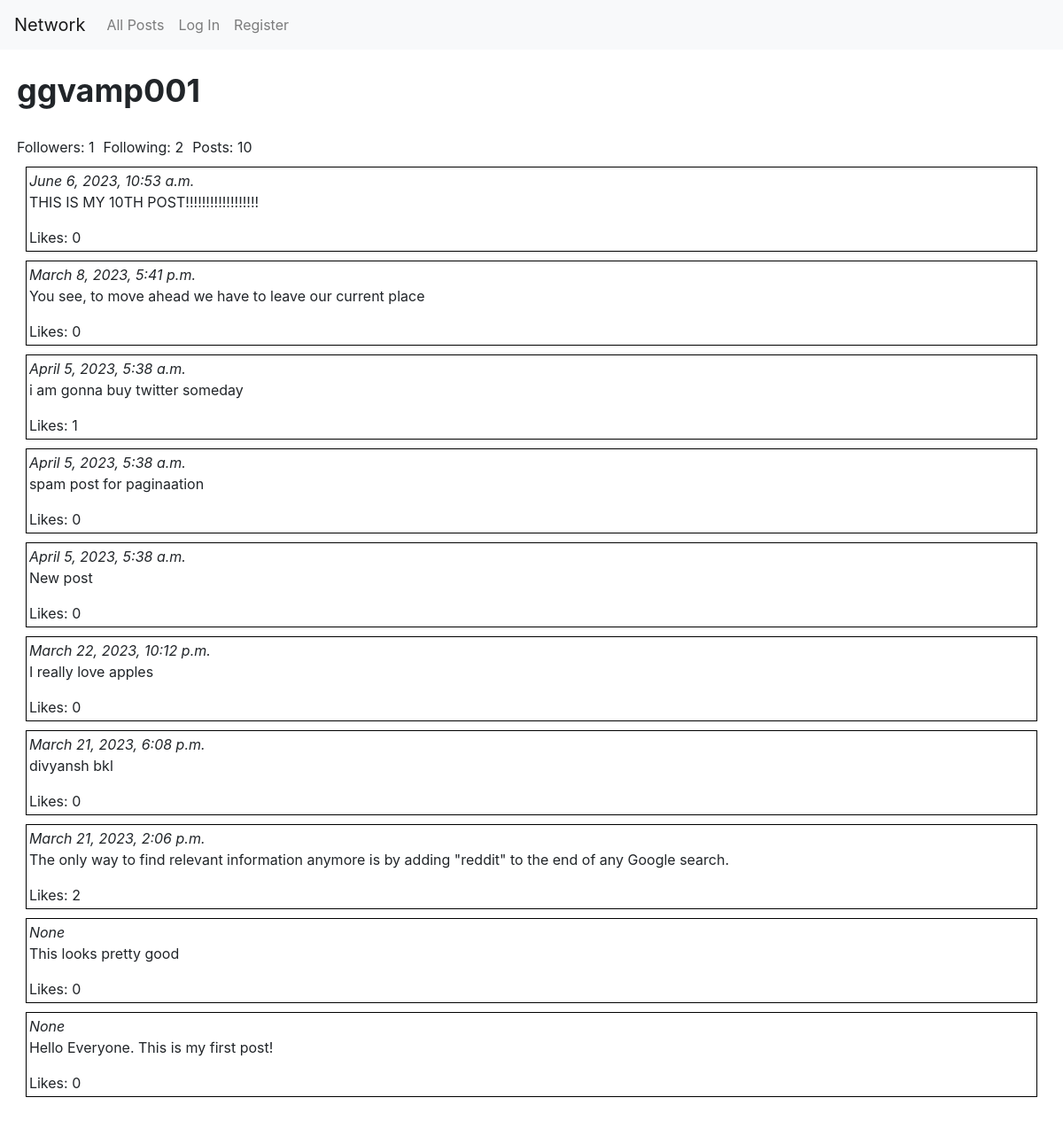
Before: /user/ggvamp001 with the older database file.
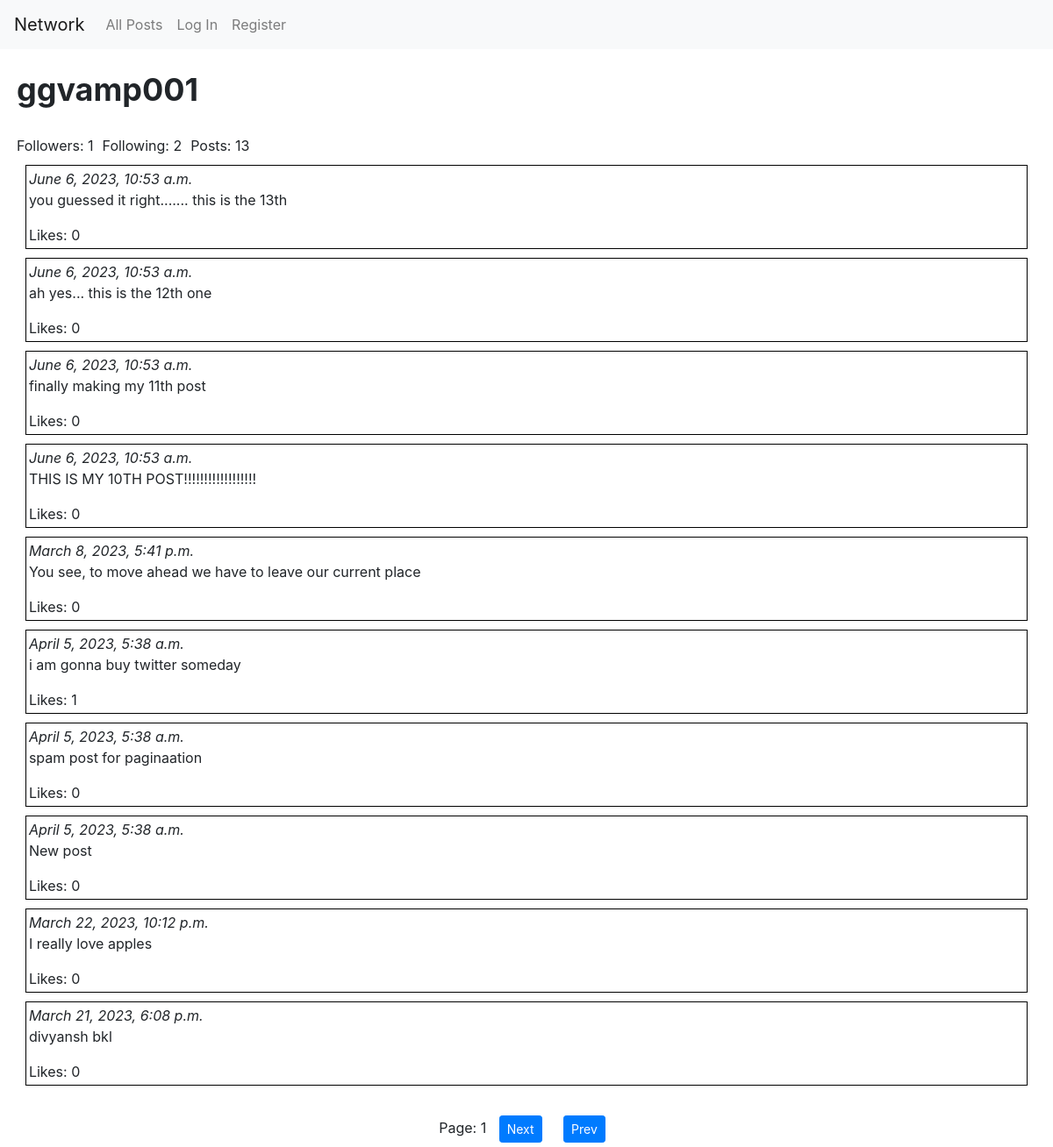
After: the same page with the newer database file.
### network/models.py (models this page shows, shortened)
class Posts(models.Model):
    poster = models.ForeignKey(User, on_delete=models.CASCADE, related_name="posts")
    content = models.TextField(max_length=256)
    time = models.DateTimeField(default=datetime.now())

### network/views.py (the view)
# urls.py: path("user/<str:username>", views.userpage, name="userpage"),
def userpage(request, username):
    user = User.objects.get(username=username)
    allposts = list(Posts.objects.filter(poster=user).values())
    postcount = len(allposts)
    for post in allposts:
        post['likecount']=len(Like.objects.filter(post_id=post['id']))
        liked=[1]
        if len(liked) == 0:
            post['liked'] = False
        else:
            post['liked'] = True
    allposts.reverse()
    follower = len(user.followers.all())
    following = len(user.following.all())
    try:
        Follower.objects.get(follower=User.objects.get(username=request.user.username), following=User.objects.get(username=username))
        follow_status = True
    except:
        follow_status = False
    paginator = Paginator(allposts, 10)
    page_no = request.GET.get('page')
    if page_no is None or int(page_no) < 0 or int(page_no)>paginator.num_pages:
        page_no = 1
    page_obj = list(paginator.get_page(page_no))
    return render(request, "network/userpage.html", {
        "username":username,
        "posts":page_obj,
        "pagecount":paginator.num_pages,
        "page":page_no,
        "postcount":postcount,
        "followers":follower,
        "following": following,
        "follow_status":follow_status
    })

### network/templates/network/userpage.html (shortened to what this page needs)
{% extends "network/layout.html" %}
{% load static %}
{% block body %}
    <div id="UserBody">
        <div id="username">
            {{username}}
        </div>
        <div id="belowFollowButton">
            <div>Followers: {{followers}}</div> <div>Following: {{following}}</div> <div>Posts: {{postcount}}</div>
        </div>
        <div>
            {% for post in posts %}
            <div class="post">
                <i>{{post.time}}</i>
                <p>{{post.content}} </p>
                Likes: {{post.likecount}}
            </div>
            {% endfor %}
        </div>
    </div>
        {% if pagecount > 1 %}
        <div id="paginatory">
            Page: {{page}}
            <form action="/user/{{username}}" id="nextButtonForm" method="GET">
                <button class="btn btn-primary btn-sm" type="submit">Next</button>
            </form>
            <form id="prevButtonForm">
                <button class="btn btn-primary btn-sm" type="submit">Prev</button>
            </form>
        </div>
        {% endif %}
{% endblock %}

Changed rows visible on the page:
no longer on this page (row unchanged): Posts: time "March 21, 2023, 2:06 p.m.", content "The only way to find relevant information anymore is by adding \"reddit\" to the end of any Google search.", likecount "2"
no longer on this page (row unchanged): Posts: time "None", content "This looks pretty good", likecount "0"
no longer on this page (row unchanged): Posts: time "None", content "Hello Everyone. This is my first post!", likecount "0"
added Posts: time "June 6, 2023, 10:53 a.m.", content "you guessed it right....... this is the 13th", likecount "0"
added Posts: time "June 6, 2023, 10:53 a.m.", content "ah yes... this is the 12th one", likecount "0"
added Posts: time "June 6, 2023, 10:53 a.m.", content "finally making my 11th post", likecount "0"
Other visible differences:
{{ postcount }}: "10" → "13"
{{ page }}: (not shown) → "1"
text now shown: "Page: Next Prev"
